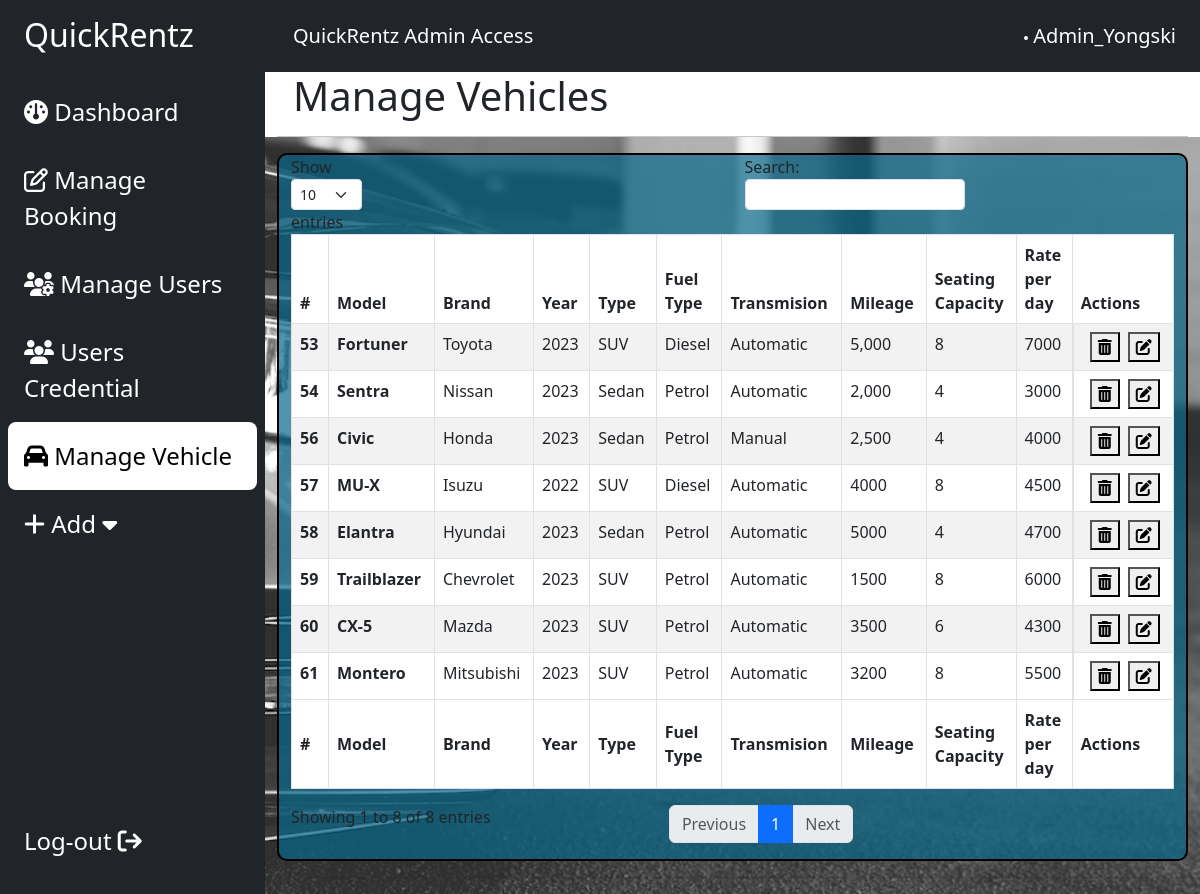
The app's page /admin/vehicles.php (signed in) with its own data.
### tables this page shows
CREATE TABLE `vehicle` (
  `VehicleID` int(11) NOT NULL,
  `BrandID` int(11) NOT NULL,
  `Model` varchar(50) NOT NULL,
  `Year` year(4) NOT NULL,
  `Type` varchar(50) NOT NULL,
  `FuelType` varchar(50) NOT NULL,
  `Transmision` varchar(50) NOT NULL,
  `Mileage` varchar(50) NOT NULL,
  `SeatingCapacity` int(11) NOT NULL,
  `Rate` int(11) NOT NULL,
  `Image1` varchar(60) NOT NULL,
  `Image2` varchar(60) NOT NULL,
  `Image3` varchar(60) NOT NULL,
  `Image4` varchar(60) NOT NULL
);

CREATE TABLE `brand` (
  `BrandID` int(11) NOT NULL,
  `brandName` text NOT NULL,
  `brandLogo` int(11) NOT NULL
);

### admin/vehicles.php (the view, shortened to what this page needs)
<?php
include "includes/database.php";
?>
<!DOCTYPE html>
<html lang="en">
<head>
    <link href="https://cdn.jsdelivr.net/npm/bootstrap@5.3.0/dist/css/bootstrap.min.css" rel="stylesheet"
>
    <link rel="stylesheet" href="https://cdnjs.cloudflare.com/ajax/libs/font-awesome/6.4.0/css/all.min.css"
 />
    <link rel="stylesheet" href="style.css">
</head>
<body>
    <div class="main-container d-flex h-100">
        <div class="sidebar bg-dark" id="side_nav">
            <div class="header-box px-3 pt-3 pd-4 d-flex justify-content-between">
                <h2 class="text-white px-2">
                    QuickRentz
                </h2>
            </div>
            <ul class="list-unstyled px-2 pt-3">
                <li class="p-3"><a href="main.php" class="text-decoration-none fs-4"><i class="fa-solid fa-gauge"></i>
                        Dashboard</a></li>
                <li class="p-3"><a href="bookings.php" class="text-decoration-none fs-4"><i
                            class="fa-regular fa-pen-to-square"></i> Manage Booking</a></li>
                <li class="p-3"><a href="manageUsers.php" class="text-decoration-none fs-4"><i
                            class="fa-solid fa-users-gear"></i> Manage Users</a></li>
                <li class="p-3"><a href="users.php" class="text-decoration-none fs-4"><i class="fa-solid fa-users"></i>
                        Users Credential</a></li>
                <li class="p-3 active"><a href="vehicles.php" class="text-decoration-none fs-4"><i
                            class="fa-solid fa-car"></i>
                        Manage Vehicle</a></li>
                <li class="p-3"> <a class="text-decoration-none fs-4" data-bs-toggle="collapse" href="#collapseAdd"
                        role="button" aria-expanded="false" aria-controls="collapseAdd"><i class="fa-solid fa-plus"></i>
                        Add <i class="fa-solid fa-caret-down"></i>
                    </a>
                </li>
            </ul>
            <ul class="list-unstyled signout px-4">
                <li>
                    <form method="POST" action="">
                        <a class="text-decoration-none fs-4" href="log-out.php" type="button">Log-out <i
                                class="fa-solid fa-arrow-right-from-bracket"></i></a>
                    </form>
                </li>
            </ul>
        </div>
        <div class="content">
            <?php include "includes/navbar.php"; ?>
            <div class="container-fluid bg-white">
                <h1 class="col-md-12 px-3">Manage Vehicles</h1>
                <hr>
            </div>
            <div class="container">
                <div class="container-fluid"
                    style="border: 2px solid #000; border-radius: 10px;background-color: rgba(8, 103, 136, 0.7);">
                    <table id="pagination" class="table table-striped table-bordered" style="width:100%;">
                        <thead>
                            <tr>
                                <th scope="col">#</th>
                                <th scope="col">Model</th>
                                <th scope="col">Brand</th>
                                <th scope="col">Year</th>
                                <th scope="col">Type</th>
                                <th scope="col">Fuel Type</th>
                                <th scope="col">Transmision</th>
                                <th scope="col">Mileage</th>
                                <th scope="col">Seating Capacity</th>
                                <th scope="col">Rate per day</th>
                                <th scope="col">Actions</th>
                            </tr>
                        </thead>
                        <tbody>
                            <?php
                            $sql = "SELECT vehicle.*, brand.brandName FROM vehicle
                       LEFT JOIN brand ON vehicle.BrandID = brand.BrandID";
                            $initiateList = mysqli_query($conn, $sql);
                            while ($results = mysqli_fetch_assoc($initiateList)) {
                                echo "
                                <tr>
                                    <th scope='row'>$results[VehicleID]</th>
                                    <th scope='row'>$results[Model]</th>
                                    <td>$results[brandName]</td>
                                    <td>$results[Year]</td>
                                    <td>$results[Type]</td>
                                    <td>$results[FuelType]</td>
                                    <td>$results[Transmision]</td>
                                    <td>$results[Mileage]</td>
                                    <td>$results[SeatingCapacity]</td>
                                    <td>$results[Rate]</td>
                                    <td class='d-flex'>
                                        <form method='GET' action='deletevehicle.php' class='px-2'>
                                            <input type='hidden' name='DeleteVehicleID' value='$results[VehicleID]'>
                                            <button type='submit' class='btn-delete'><i class='fas fa-trash-alt'></i></button>
                                        </form>
                                        <form method='GET' action='updateVehicle.php'>
                                            <input type='hidden' name='UpdateVehicleID' value='$results[VehicleID]'>
                                            <button type='submit' class='btn-delete'><i class='fa-solid fa-pen-to-square'></i></button>
                                        </form>
                                    </td>
                                </tr>";
                            }
                            ?>
                        </tbody>
                        <tfoot>
                            <tr>
                                <th scope="col">#</th>
                                <th scope="col">Model</th>
                                <th scope="col">Brand</th>
                                <th scope="col">Year</th>
                                <th scope="col">Type</th>
                                <th scope="col">Fuel Type</th>
                                <th scope="col">Transmision</th>
                                <th scope="col">Mileage</th>
                                <th scope="col">Seating Capacity</th>
                                <th scope="col">Rate per day</th>
                                <th scope="col">Actions</th>
                            </tr>
                        </tfoot>
                    </table>
                </div>
            </div>
            <hr>
        </div>
    </div>
</body>
</html>

### admin/style.css (style rules this page uses)
#side_nav { min-width: 265px; max-width: 265px; transition: 0.5s; }
.content { min-width: 100vh; width: 100%; height: 100%; }
.active { background-color: #fff; border-radius: 8px; }
.sidebar li.active a, .sidebar li.active a:hover { color: #000; }
.sidebar li a, .signout { color: #fff; }
.signout { margin-top: 100%; }
.main-container { background-image: url('img/photo-1585503418537-88331351ad99.jpg'); background-size: cover; background-repeat: no-repeat; }

### records on screen
vehicle: VehicleID "53", Model "Fortuner", BrandID.brandName "Toyota", Year "2023", Type "SUV", FuelType "Diesel", Transmision "Automatic", Mileage "5,000", SeatingCapacity "8", Rate "7000"
vehicle: VehicleID "54", Model "Sentra", BrandID.brandName "Nissan", Year "2023", Type "Sedan", FuelType "Petrol", Transmision "Automatic", Mileage "2,000", SeatingCapacity "4", Rate "3000"
vehicle: VehicleID "56", Model "Civic", BrandID.brandName "Honda", Year "2023", Type "Sedan", FuelType "Petrol", Transmision "Manual", Mileage "2,500", SeatingCapacity "4", Rate "4000"
vehicle: VehicleID "57", Model "MU-X", BrandID.brandName "Isuzu", Year "2022", Type "SUV", FuelType "Diesel", Transmision "Automatic", Mileage "4000", SeatingCapacity "8", Rate "4500"
vehicle: VehicleID "58", Model "Elantra", BrandID.brandName "Hyundai", Year "2023", Type "Sedan", FuelType "Petrol", Transmision "Automatic", Mileage "5000", SeatingCapacity "4", Rate "4700"
vehicle: VehicleID "59", Model "Trailblazer", BrandID.brandName "Chevrolet", Year "2023", Type "SUV", FuelType "Petrol", Transmision "Automatic", Mileage "1500", SeatingCapacity "8", Rate "6000"
vehicle: VehicleID "60", Model "CX-5", BrandID.brandName "Mazda", Year "2023", Type "SUV", FuelType "Petrol", Transmision "Automatic", Mileage "3500", SeatingCapacity "6", Rate "4300"
vehicle: VehicleID "61", Model "Montero", BrandID.brandName "Mitsubishi", Year "2023", Type "SUV", FuelType "Petrol", Transmision "Automatic", Mileage "3200", SeatingCapacity "8", Rate "5500"

### other values on screen
$username "Admin_Yongski"
